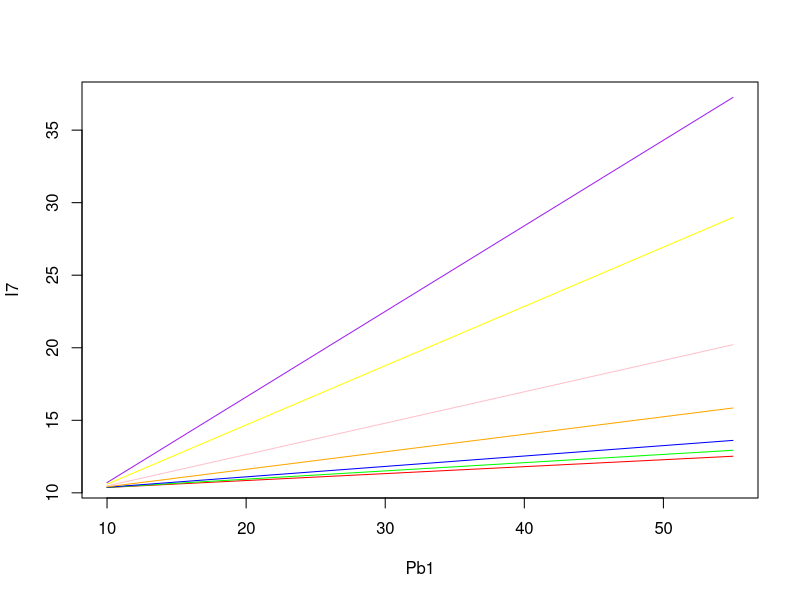

R code for this plot: (Note: this script raises an error after producing the figure.)
Pb1=seq(10,55)
#Now some other parameters for different variables:
k=137.8
lam1=9.72*10^-10*1000000
lam2=1.537*10^-10*1000000
T1=100
T2=500
T3=1000
T4=2000
T5=3000
T6=4000
T7=4550



I1=(exp(lam1*T1)-1)/(k*(exp(lam2*T1)-1))*(Pb1-9.38)+10.34
I2=(exp(lam1*T2)-1)/(k*(exp(lam2*T2)-1))*(Pb1-9.38)+10.34
I3=(exp(lam1*T3)-1)/(k*(exp(lam2*T3)-1))*(Pb1-9.38)+10.34
I4=(exp(lam1*T4)-1)/(k*(exp(lam2*T4)-1))*(Pb1-9.38)+10.34
I5=(exp(lam1*T5)-1)/(k*(exp(lam2*T5)-1))*(Pb1-9.38)+10.34
I6=(exp(lam1*T6)-1)/(k*(exp(lam2*T6)-1))*(Pb1-9.38)+10.34
I7=(exp(lam1*T7)-1)/(k*(exp(lam2*T7)-1))*(Pb1-9.38)+10.34

plot(Pb1,I7, type="n")
lines(Pb1,I1, col="red")
lines(Pb1,I2, col="green")
lines(Pb1,I3, col="blue")
lines(Pb1,I4, col="orange")
lines(Pb1,I5, col="pink")
lines(Pb1,I6, col="yellow")
lines(Pb1,I7, col="purple")
points(Geochron, col="red", pch=19)
